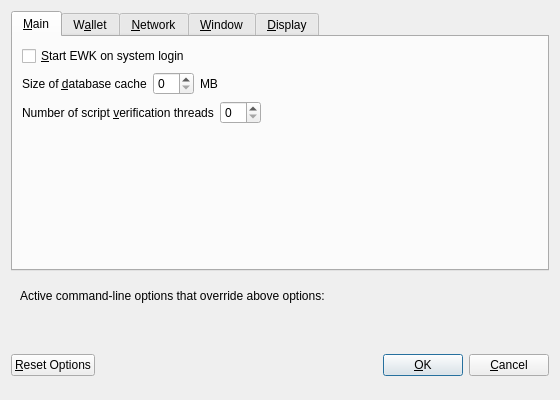
<?xml version="1.0" encoding="UTF-8"?>
<ui version="4.0">
 <class>OptionsDialog</class>
 <widget class="QDialog" name="OptionsDialog">
  <property name="geometry">
   <rect>
    <x>0</x>
    <y>0</y>
    <width>560</width>
    <height>400</height>
   </rect>
  </property>
  <property name="windowTitle">
   <string>Options</string>
  </property>
  <property name="modal">
   <bool>true</bool>
  </property>
  <layout class="QVBoxLayout" name="verticalLayout">
   <item>
    <widget class="QTabWidget" name="tabWidget">
     <property name="currentIndex">
      <number>0</number>
     </property>
     <widget class="QWidget" name="tabMain">
      <attribute name="title">
       <string>&amp;Main</string>
      </attribute>
      <layout class="QVBoxLayout" name="verticalLayout_Main">
       <item>
        <widget class="QCheckBox" name="bitcoinAtStartup">
         <property name="toolTip">
          <string>Automatically start EWK after logging in to the system.</string>
         </property>
         <property name="text">
          <string>&amp;Start EWK on system login</string>
         </property>
        </widget>
       </item>
       <item>
        <layout class="QHBoxLayout" name="horizontalLayout_2_Main">
         <item>
          <widget class="QLabel" name="databaseCacheLabel">
           <property name="text">
            <string>Size of &amp;database cache</string>
           </property>
           <property name="textFormat">
            <enum>Qt::PlainText</enum>
           </property>
           <property name="buddy">
            <cstring>databaseCache</cstring>
           </property>
          </widget>
         </item>
         <item>
          <widget class="QSpinBox" name="databaseCache"/>
         </item>
         <item>
          <widget class="QLabel" name="databaseCacheUnitLabel">
           <property name="text">
            <string>MB</string>
           </property>
           <property name="textFormat">
            <enum>Qt::PlainText</enum>
           </property>
          </widget>
         </item>
         <item>
          <spacer name="horizontalSpacer_2_Main">
           <property name="orientation">
            <enum>Qt::Horizontal</enum>
           </property>
           <property name="sizeHint" stdset="0">
            <size>
             <width>40</width>
             <height>20</height>
            </size>
           </property>
          </spacer>
         </item>
        </layout>
       </item>
       <item>
        <layout class="QHBoxLayout" name="horizontalLayout_3_Main">
         <item>
          <widget class="QLabel" name="threadsScriptVerifLabel">
           <property name="text">
            <string>Number of script &amp;verification threads</string>
           </property>
           <property name="textFormat">
            <enum>Qt::PlainText</enum>
           </property>
           <property name="buddy">
            <cstring>threadsScriptVerif</cstring>
           </property>
          </widget>
         </item>
         <item>
          <widget class="QSpinBox" name="threadsScriptVerif">
           <property name="toolTip">
            <string>(0 = auto, &lt;0 = leave that many cores free)</string>
           </property>
          </widget>
         </item>
         <item>
          <spacer name="horizontalSpacer_3_Main">
           <property name="orientation">
            <enum>Qt::Horizontal</enum>
           </property>
           <property name="sizeHint" stdset="0">
            <size>
             <width>40</width>
             <height>20</height>
            </size>
           </property>
          </spacer>
         </item>
        </layout>
       </item>
       <item>
        <spacer name="verticalSpacer_Main">
         <property name="orientation">
          <enum>Qt::Vertical</enum>
         </property>
         <property name="sizeHint" stdset="0">
          <size>
           <width>20</width>
           <height>40</height>
          </size>
         </property>
        </spacer>
       </item>
      </layout>
     </widget>
     <widget class="QWidget" name="tabWallet">
      <attribute name="title">
       <string>W&amp;allet</string>
      </attribute>
      <layout class="QVBoxLayout" name="verticalLayout_Wallet">
       <item>
        <widget class="QGroupBox" name="groupBox">
         <property name="title">
          <string>Expert</string>
         </property>
         <layout class="QVBoxLayout" name="verticalLayout_2">
          <item>
           <widget class="QCheckBox" name="coinControlFeatures">
            <property name="toolTip">
             <string>Whether to show coin control features or not.</string>
            </property>
            <property name="text">
             <string>Enable coin &amp;control features</string>
            </property>
           </widget>
          </item>
          <item>
           <widget class="QCheckBox" name="spendZeroConfChange">
            <property name="toolTip">
             <string>If you disable the spending of unconfirmed change, the change from a transaction cannot be used until that transaction has at least one confirmation. This also affects how your balance is computed.</string>
            </property>
            <property name="text">
             <string>&amp;Spend unconfirmed change</string>
            </property>
           </widget>
          </item>
         </layout>
        </widget>
       </item>
       <item>
        <spacer name="verticalSpacer_Wallet">
         <property name="orientation">
          <enum>Qt::Vertical</enum>
         </property>
         <property name="sizeHint" stdset="0">
          <size>
           <width>20</width>
           <height>40</height>
          </size>
         </property>
        </spacer>
       </item>
      </layout>
     </widget>
     <widget class="QWidget" name="tabNetwork">
      <attribute name="title">
       <string>&amp;Network</string>
      </attribute>
      <layout class="QVBoxLayout" name="verticalLayout_Network">
       <item>
        <widget class="QCheckBox" name="mapPortUpnp">
         <property name="toolTip">
          <string>Automatically open the EWK client port on the router. This only works when your router supports UPnP and it is enabled.</string>
         </property>
         <property name="text">
          <string>Map port using &amp;UPnP</string>
         </property>
        </widget>
       </item>
       <item>
        <widget class="QCheckBox" name="allowIncoming">
         <property name="toolTip">
          <string>Accept connections from outside</string>
         </property>
         <property name="text">
          <string>Allow incoming connections</string>
         </property>
        </widget>
       </item>
       <item>
        <widget class="QCheckBox" name="connectSocks">
         <property name="toolTip">
          <string>Connect to the EWK network through a SOCKS5 proxy.</string>
         </property>
         <property name="text">
          <string>&amp;Connect through SOCKS5 proxy (default proxy):</string>
         </property>
        </widget>
       </item>
       <item>
        <layout class="QHBoxLayout" name="horizontalLayout_1_Network">
         <item>
          <widget class="QLabel" name="proxyIpLabel">
           <property name="text">
            <string>Proxy &amp;IP:</string>
           </property>
           <property name="textFormat">
            <enum>Qt::PlainText</enum>
           </property>
           <property name="buddy">
            <cstring>proxyIp</cstring>
           </property>
          </widget>
         </item>
         <item>
          <widget class="QValidatedLineEdit" name="proxyIp">
           <property name="minimumSize">
            <size>
             <width>140</width>
             <height>0</height>
            </size>
           </property>
           <property name="maximumSize">
            <size>
             <width>140</width>
             <height>16777215</height>
            </size>
           </property>
           <property name="toolTip">
            <string>IP address of the proxy (e.g. IPv4: 127.0.0.1 / IPv6: ::1)</string>
           </property>
          </widget>
         </item>
         <item>
          <widget class="QLabel" name="proxyPortLabel">
           <property name="text">
            <string>&amp;Port:</string>
           </property>
           <property name="textFormat">
            <enum>Qt::PlainText</enum>
           </property>
           <property name="buddy">
            <cstring>proxyPort</cstring>
           </property>
          </widget>
         </item>
         <item>
          <widget class="QLineEdit" name="proxyPort">
           <property name="minimumSize">
            <size>
             <width>55</width>
             <height>0</height>
            </size>
           </property>
           <property name="maximumSize">
            <size>
             <width>55</width>
             <height>16777215</height>
            </size>
           </property>
           <property name="toolTip">
            <string>Port of the proxy (e.g. 9050)</string>
           </property>
          </widget>
         </item>
         <item>
          <spacer name="horizontalSpacer_1_Network">
           <property name="orientation">
            <enum>Qt::Horizontal</enum>
           </property>
           <property name="sizeHint" stdset="0">
            <size>
             <width>40</width>
             <height>20</height>
            </size>
           </property>
          </spacer>
         </item>
        </layout>
       </item>
       <item>
        <spacer name="verticalSpacer_Network">
         <property name="orientation">
          <enum>Qt::Vertical</enum>
         </property>
         <property name="sizeHint" stdset="0">
          <size>
           <width>20</width>
           <height>40</height>
          </size>
         </property>
        </spacer>
       </item>
      </layout>
     </widget>
     <widget class="QWidget" name="tabWindow">
      <attribute name="title">
       <string>&amp;Window</string>
      </attribute>
      <layout class="QVBoxLayout" name="verticalLayout_Window">
       <item>
        <widget class="QCheckBox" name="minimizeToTray">
         <property name="toolTip">
          <string>Show only a tray icon after minimizing the window.</string>
         </property>
         <property name="text">
          <string>&amp;Minimize to the tray instead of the taskbar</string>
         </property>
        </widget>
       </item>
       <item>
        <widget class="QCheckBox" name="minimizeOnClose">
         <property name="toolTip">
          <string>Minimize instead of exit the application when the window is closed. When this option is enabled, the application will be closed only after selecting Quit in the menu.</string>
         </property>
         <property name="text">
          <string>M&amp;inimize on close</string>
         </property>
        </widget>
       </item>
       <item>
        <spacer name="verticalSpacer_Window">
         <property name="orientation">
          <enum>Qt::Vertical</enum>
         </property>
         <property name="sizeHint" stdset="0">
          <size>
           <width>20</width>
           <height>40</height>
          </size>
         </property>
        </spacer>
       </item>
      </layout>
     </widget>
     <widget class="QWidget" name="tabDisplay">
      <attribute name="title">
       <string>&amp;Display</string>
      </attribute>
      <layout class="QVBoxLayout" name="verticalLayout_Display">
       <item>
        <layout class="QHBoxLayout" name="horizontalLayout_1_Display">
         <item>
          <widget class="QLabel" name="langLabel">
           <property name="text">
            <string>User Interface &amp;language:</string>
           </property>
           <property name="textFormat">
            <enum>Qt::PlainText</enum>
           </property>
           <property name="buddy">
            <cstring>lang</cstring>
           </property>
          </widget>
         </item>
         <item>
          <widget class="QValueComboBox" name="lang">
           <property name="toolTip">
            <string>The user interface language can be set here. This setting will take effect after restarting EWK.</string>
           </property>
          </widget>
         </item>
        </layout>
       </item>
       <item>
        <layout class="QHBoxLayout" name="horizontalLayout_2_Display">
         <item>
          <widget class="QLabel" name="unitLabel">
           <property name="text">
            <string>&amp;Unit to show amounts in:</string>
           </property>
           <property name="textFormat">
            <enum>Qt::PlainText</enum>
           </property>
           <property name="buddy">
            <cstring>unit</cstring>
           </property>
          </widget>
         </item>
         <item>
          <widget class="QValueComboBox" name="unit">
           <property name="toolTip">
            <string>Choose the default subdivision unit to show in the interface and when sending coins.</string>
           </property>
          </widget>
         </item>
        </layout>
       </item>
       <item>
        <layout class="QHBoxLayout" name="horizontalLayout_3_Display">
         <item>
          <widget class="QLabel" name="thirdPartyTxUrlsLabel">
           <property name="toolTip">
            <string>Third party URLs (e.g. a block explorer) that appear in the transactions tab as context menu items. %s in the URL is replaced by transaction hash. Multiple URLs are separated by vertical bar |.</string>
           </property>
           <property name="text">
            <string>Third party transaction URLs</string>
           </property>
           <property name="buddy">
            <cstring>thirdPartyTxUrls</cstring>
           </property>
          </widget>
         </item>
         <item>
          <widget class="QLineEdit" name="thirdPartyTxUrls">
           <property name="toolTip">
            <string>Third party URLs (e.g. a block explorer) that appear in the transactions tab as context menu items. %s in the URL is replaced by transaction hash. Multiple URLs are separated by vertical bar |.</string>
           </property>
          </widget>
         </item>
        </layout>
       </item>
       <item>
        <spacer name="verticalSpacer_Display">
         <property name="orientation">
          <enum>Qt::Vertical</enum>
         </property>
         <property name="sizeHint" stdset="0">
          <size>
           <width>20</width>
           <height>40</height>
          </size>
         </property>
        </spacer>
       </item>
      </layout>
     </widget>
    </widget>
   </item>
   <item>
    <widget class="QFrame" name="frame">
     <layout class="QVBoxLayout" name="verticalLayout_Bottom">
      <item>
       <layout class="QHBoxLayout" name="horizontalLayout_Bottom">
        <item>
         <widget class="QLabel" name="overriddenByCommandLineInfoLabel">
          <property name="text">
           <string>Active command-line options that override above options:</string>
          </property>
          <property name="textFormat">
           <enum>Qt::PlainText</enum>
          </property>
         </widget>
        </item>
        <item>
         <spacer name="horizontalSpacer_Bottom">
          <property name="orientation">
           <enum>Qt::Horizontal</enum>
          </property>
          <property name="sizeHint" stdset="0">
           <size>
            <width>40</width>
            <height>20</height>
           </size>
          </property>
         </spacer>
        </item>
       </layout>
      </item>
      <item>
       <widget class="QLabel" name="overriddenByCommandLineLabel">
        <property name="text">
         <string/>
        </property>
        <property name="textFormat">
         <enum>Qt::PlainText</enum>
        </property>
        <property name="wordWrap">
         <bool>true</bool>
        </property>
       </widget>
      </item>
     </layout>
    </widget>
   </item>
   <item>
    <layout class="QHBoxLayout" name="horizontalLayout_Buttons">
     <item>
      <widget class="QPushButton" name="resetButton">
       <property name="toolTip">
        <string>Reset all client options to default.</string>
       </property>
       <property name="text">
        <string>&amp;Reset Options</string>
       </property>
       <property name="autoDefault">
        <bool>false</bool>
       </property>
      </widget>
     </item>
     <item>
      <spacer name="horizontalSpacer_1">
       <property name="orientation">
        <enum>Qt::Horizontal</enum>
       </property>
       <property name="sizeHint" stdset="0">
        <size>
         <width>40</width>
         <height>48</height>
        </size>
       </property>
      </spacer>
     </item>
     <item>
      <widget class="QLabel" name="statusLabel">
       <property name="minimumSize">
        <size>
         <width>200</width>
         <height>0</height>
        </size>
       </property>
       <property name="font">
        <font>
         <weight>75</weight>
         <bold>true</bold>
        </font>
       </property>
       <property name="text">
        <string/>
       </property>
       <property name="textFormat">
        <enum>Qt::PlainText</enum>
       </property>
       <property name="wordWrap">
        <bool>true</bool>
       </property>
      </widget>
     </item>
     <item>
      <spacer name="horizontalSpacer_2">
       <property name="orientation">
        <enum>Qt::Horizontal</enum>
       </property>
       <property name="sizeHint" stdset="0">
        <size>
         <width>40</width>
         <height>48</height>
        </size>
       </property>
      </spacer>
     </item>
     <item>
      <widget class="QPushButton" name="okButton">
       <property name="text">
        <string>&amp;OK</string>
       </property>
       <property name="autoDefault">
        <bool>false</bool>
       </property>
       <property name="default">
        <bool>true</bool>
       </property>
      </widget>
     </item>
     <item>
      <widget class="QPushButton" name="cancelButton">
       <property name="text">
        <string>&amp;Cancel</string>
       </property>
       <property name="autoDefault">
        <bool>false</bool>
       </property>
      </widget>
     </item>
    </layout>
   </item>
  </layout>
 </widget>
 <customwidgets>
  <customwidget>
   <class>QValidatedLineEdit</class>
   <extends>QLineEdit</extends>
   <header>qvalidatedlineedit.h</header>
  </customwidget>
  <customwidget>
   <class>QValueComboBox</class>
   <extends>QComboBox</extends>
   <header>qvaluecombobox.h</header>
  </customwidget>
 </customwidgets>
 <resources/>
 <connections/>
</ui>
